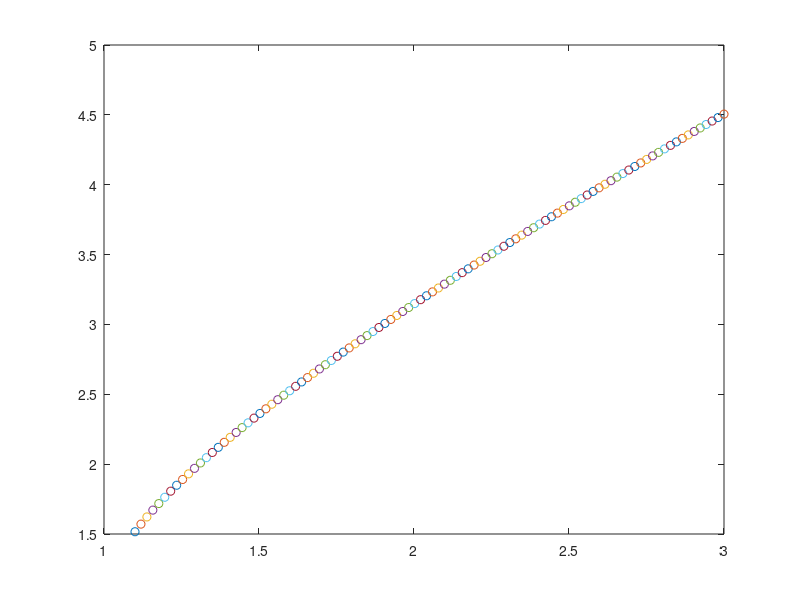

Here is the MATLAB script that generated this plot: (Note: this script raises an error after producing the figure.)
func = @(x_,mu_) exp(mu_+x_)-x_;
% func_approx = @(x_,mu_) 
for mu = linspace(-1.1,-3)
    x = fzero(@(x_) func(x_,mu),[1,100]);
    plot(-mu,x,'o')
    hold on
    drawnow
end
mu = linspace(1,3);
V = exp(mu)-b+sqrt(-1-2*exp(mu)+exp(2*mu))
plot(mu,V)
% plot(mu,abs((1+sqrt(1-2*exp(2*mu+2)))./exp(mu+1)))